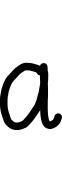
#> input picture lowercase_characters/a/0.jpg, 62 x 192 px; its folder holds only this picture in this run
$ jupyter execute --allow-errors letterform_variation.ipynb
#> lines starting #> are read from the running program, lines starting #| are printed output that depends on the picture; after the words box and inside, x2 and y2 are one past the last pixel; in counts of white or black regions, pixels touching at a corner belong together
#> pass 2 of the loop `for i, character in enumerate("abcdefghijklmnopqrstuvwxyz"):`:
[cell 1]
import os
import random
import matplotlib.pyplot as plt
from PIL import Image
import numpy as np

[cell 2]
plt.rcParams["font.family"] = "Arial Unicode MS"
random.seed(42)

[cell 3]
IMG_DICT = {}
IMG_DIR = "lowercase_characters"

#> (the rest of this cell did not finish here and is left out)

[cell 4]
def display_sample_images(img_dict, img_dir):
    fig, axes = plt.subplots(5, 5, figsize=(6, 6))

    for row, character in enumerate(list(img_dict.keys())[:5]):
        imgs = img_dict[character]

        sample_imgs = random.sample(imgs, 5)

        for col in range(5):
            ax = axes[row][col]
            ax.axis("off")

            img_path = os.path.join(img_dir, sample_imgs[col])
            img = Image.open(img_path)

            ax.imshow(img, cmap="gray")

    plt.tight_layout()
    plt.show()

#> (a cell that did not finish here is left out)


[cell 6]
def process_character(img_path):
    img = Image.open(img_path).convert("L")
    arr = np.array(img)

    arr = arr < 128

    return arr

def pad_to_width(arr, target_width):
    h, w = arr.shape

    if w == target_width:
        return arr

    total_padding = target_width - w
    left_padding = total_padding // 2
    right_padding = total_padding - left_padding

    padded = np.pad(
        arr,
        pad_width=((0, 0), (left_padding, right_padding)),
        mode="constant",
        constant_values=0
    )

    return padded

[cell 7]
def process_language(img_dict, img_dir):
    processed_img_dict = {}

    for character in img_dict:
        imgs = []

        for img_name in img_dict[character]:
            img_path = os.path.join(img_dir, img_name)
            final_img = process_character(img_path)
            imgs.append(final_img)

        max_width = max(img.shape[1] for img in imgs)

        padded_imgs = []

        for img in imgs:
            padded_img = pad_to_width(img, max_width)
            padded_imgs.append(padded_img)

        processed_img_dict[character] = padded_imgs

    return processed_img_dict

def display_sample_processed_images(processed_img_dict):
    fig, axes = plt.subplots(5, 5, figsize=(6, 6))

    for row, character in enumerate(list(processed_img_dict.keys())[:5]):
        imgs = processed_img_dict[character]
        sample_imgs = random.sample(imgs, 5)

        for col in range(5):
            ax = axes[row][col]
            ax.axis("off")

            ax.imshow(sample_imgs[col], cmap="gray")

    plt.tight_layout()
    plt.show()

[cell 8]
processed_img_dict = process_language(IMG_DICT, IMG_DIR)
#> in process_character, `arr = arr < 128`:
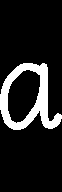
#> arr: shape (192, 62) bool; 13.4% white; 1 white region, box (x1, y1, x2, y2) and area: (0, 63, 62, 130) 1590
#> in process_language, `max_width = max(img.shape[1] for img in imgs)`: max_width = 62
#> the loop in process_language, `for img in imgs:` made 1 pass
#> (h in pad_to_width, w in pad_to_width) on pass 1: (192, 62)
#> after the loop in process_language, `for img in imgs:`: padded_imgs = 1 item
#> pass 2 of the loop in process_language, `for character in img_dict:`:
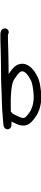
#> input picture lowercase_characters/b/17.jpg, 41 x 192 px
#> img: PIL image 41x192 L
#> in process_character (call 2), `arr = arr < 128`:
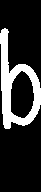
#> arr: shape (192, 41) bool; 19.9% white; 1 white region, box (x1, y1, x2, y2) and area: (0, 28, 41, 129) 1566
#> max_width = 41
#> the loop in process_language, `for img in imgs:` made 1 pass
#> (h in pad_to_width, w in pad_to_width) on pass 1: (192, 41)
#> processed_img_dict = 2 items
#> the loop in display_sample_processed_images, `for row, character in enumerate(list(processed_img_dict.keys())[:5]):` made 1 pass
#> (row, character) on pass 1: (0, 'a')
#> (the rest of this cell did not finish here and is left out)

[cell 9]
def calculate_mean_image(processed_img_dict):
    mean_img_dict = {}

    for character, imgs in processed_img_dict.items():
        mean_img = np.mean(imgs, axis=0)
        max_val = np.max(mean_img)
        mean_img = mean_img / max_val

        mean_img_dict[character] = mean_img

    return mean_img_dict

def display_mean_images(mean_img_dict):
    fig, axes = plt.subplots(5, 6, figsize=(6, 6))
    axes = axes.flatten()

    for i, character in enumerate(list(mean_img_dict.keys())):
        axes[i].imshow(mean_img_dict[character], cmap="gray_r", vmin=0, vmax=1)
        axes[i].set_title(character)
        axes[i].axis("off")

    for i in range(30):
        axes[i].axis("off")

    plt.tight_layout()
    plt.show()

[cell 10]
mean_img_dict = calculate_mean_image(processed_img_dict)
#> the loop in calculate_mean_image, `for character, imgs in processed_img_dict.items():` made 2 passes
#> (character, max_val) on passes 1 to 2: ('a', 1), ('b', 1)
#> pass 2, in calculate_mean_image, `mean_img = np.mean(imgs, axis=0)`:
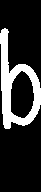
#> mean_img: shape (192, 41) float64; values 0 (black) and 1 (white), 19.9% white; 1 white region, box (x1, y1, x2, y2) and area: (0, 28, 41, 129) 1566
#> mean_img_dict = 2 items
display_mean_images(mean_img_dict)
#> the loop in display_mean_images, `for i, character in enumerate(list(mean_img_dict.keys())):` made 2 passes
#> character on passes 1 to 2: 'a', 'b'
#> in display_mean_images, `plt.show()`:
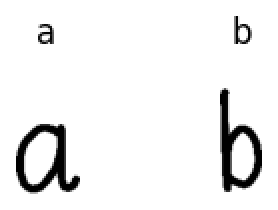
#> figure drawn by matplotlib, 2 panels

[cell 11]
def calculate_variation(processed_img_dict, mean_img_dict, active_threshold=0.1):
    variation_dict = {}

    for character in processed_img_dict:
        mean_img = mean_img_dict[character]
        active_region = mean_img > active_threshold

        scores = []

        for img in processed_img_dict[character]:
            score = np.mean((img[active_region] - mean_img[active_region]) ** 2)
            scores.append(score)

        variation_dict[character] = np.mean(scores)

    return variation_dict

def display_variation(variation_dict):
    characters = list(variation_dict.keys())
    scores = list(variation_dict.values())

    plt.figure(figsize=(12, 6))
    plt.bar(characters, scores)
    plt.xlabel("Character")
    plt.ylabel("Average Squared Deviation")
    plt.title("Variation of Handwriting for Each Character")
    plt.xticks(rotation=90)
    plt.tight_layout()
    plt.show()

[cell 12]
scores = calculate_variation(processed_img_dict, mean_img_dict)
#> the loop in calculate_variation, `for character in processed_img_dict:` made 2 passes
#> after the loop in calculate_variation, `for character in processed_img_dict:`: variation_dict = {'a': 0, 'b': 0}
#> scores = {'a': 0, 'b': 0}
display_variation(scores)
#> in display_variation, `characters = list(variation_dict.keys())`: characters = ['a', 'b']
#> in display_variation, `scores = list(variation_dict.values())`: scores = [0, 0]
#> in display_variation, `plt.show()`:
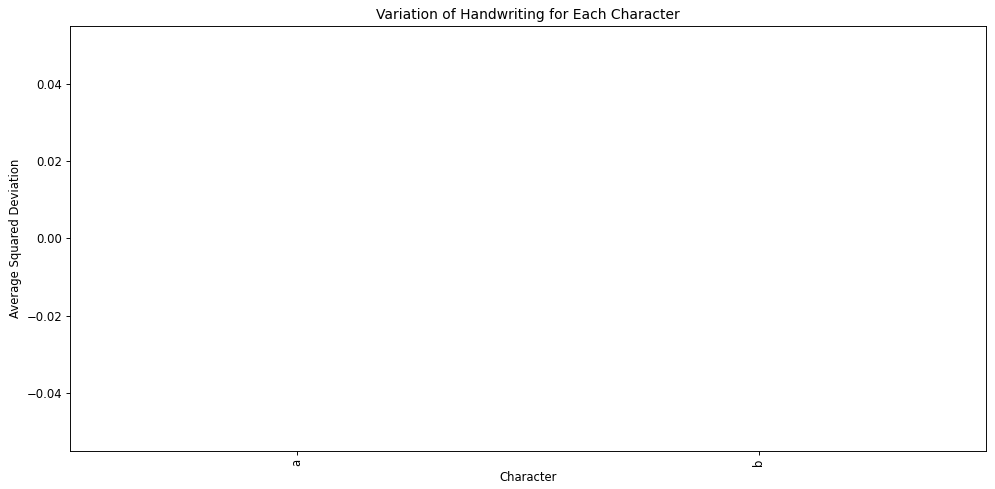
#> figure drawn by matplotlib, 1 panel

[cell 13]
print("Average variation:", np.mean(list(scores.values())))
#| Average variation: 0.0
print("Standard deviation variation:", np.std(list(scores.values())))
#| Standard deviation variation: 0.0
